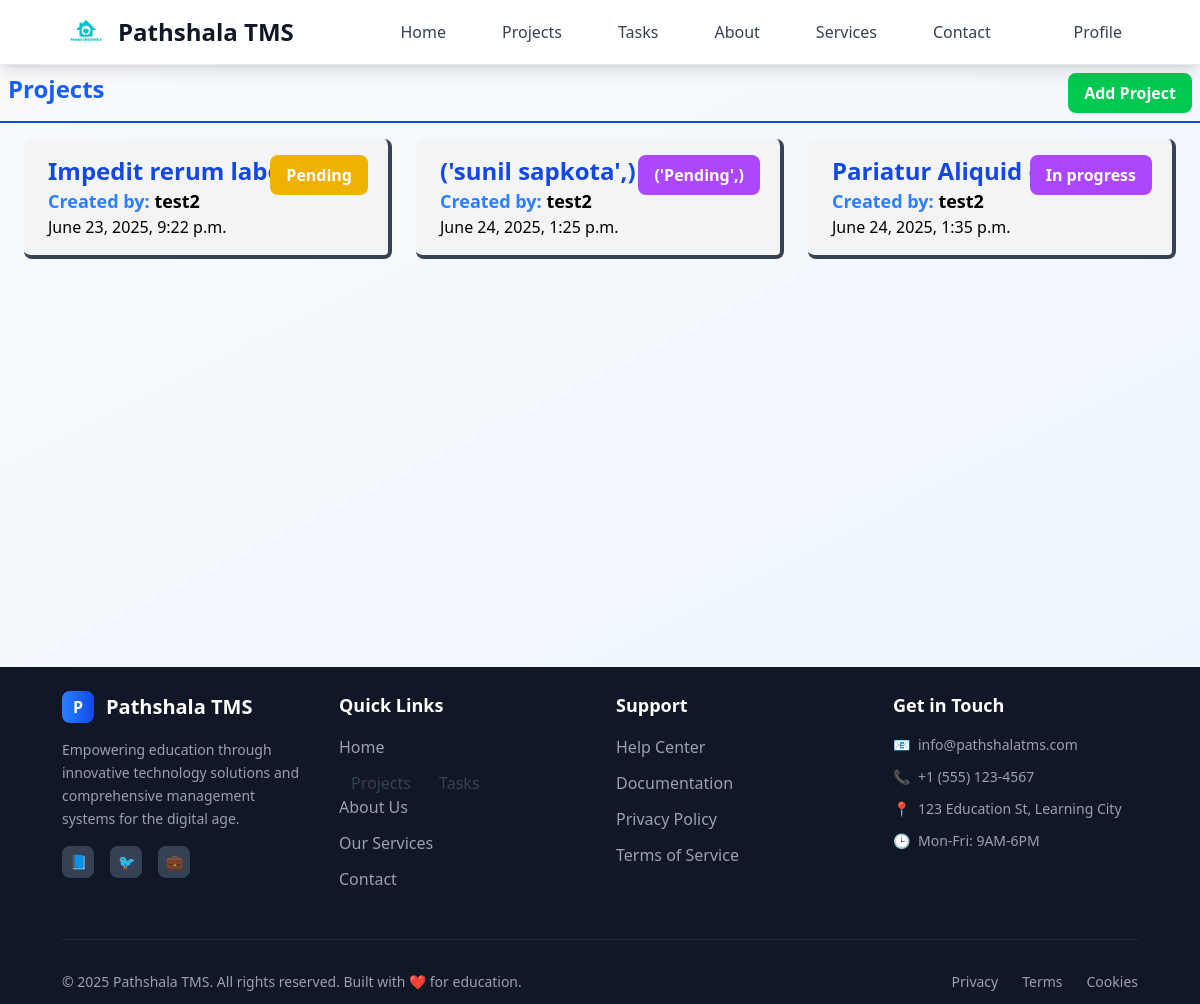
The page /employer/projects (signed in) on the database as committed earlier.
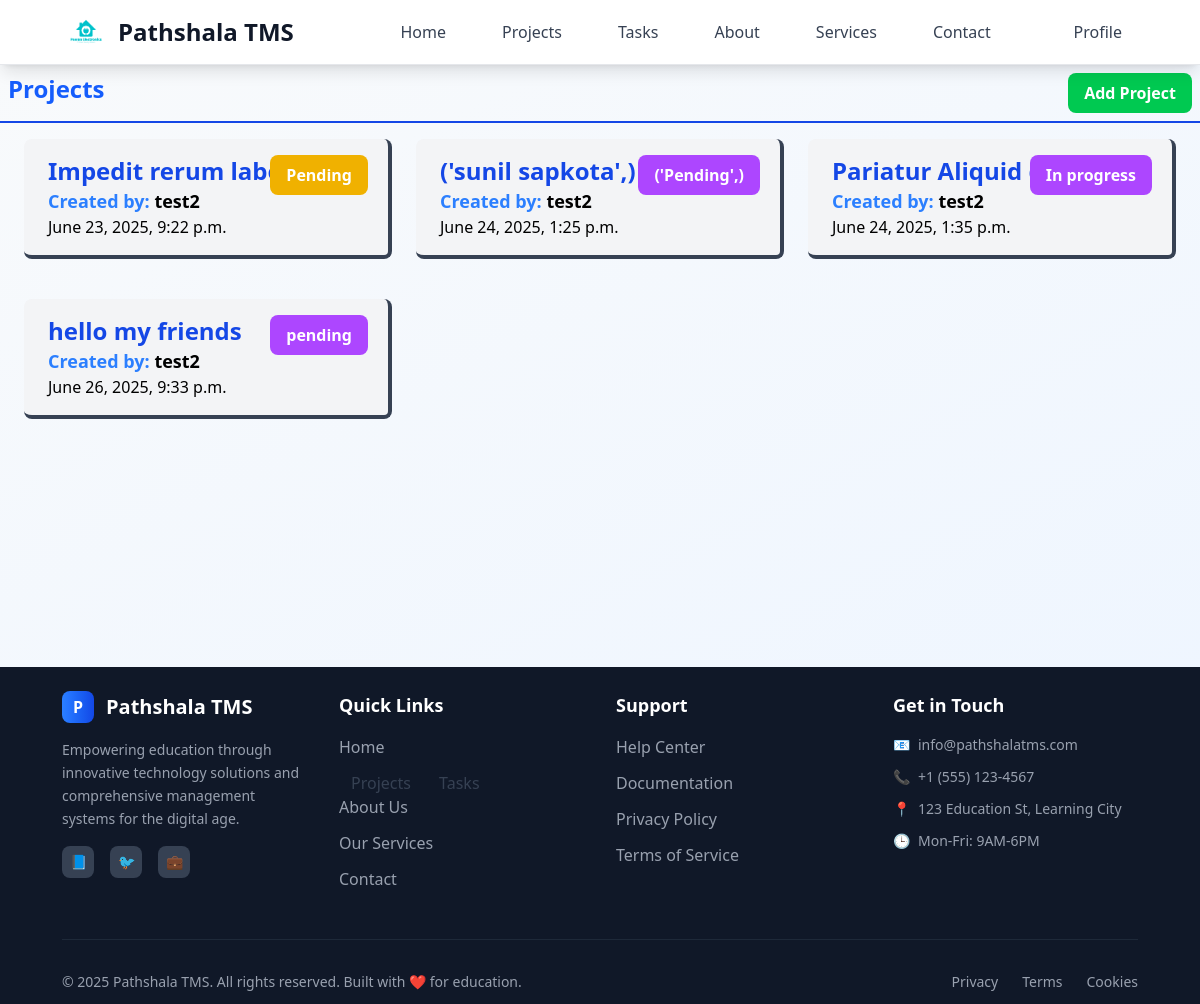
The same page on the database as committed later.
### projects/models.py (models this page shows, shortened)
class Project(models.Model):
    class StatusOption(models.TextChoices):
        PENDING="Pending","Pending"
        IN_PROGRESS= "In progress","In progress"
        COMPLETED="Completed","completed"
        CANCELED= "Canceled","canceled"
    title=models.CharField(max_length=25)
    description=models.TextField( max_length=50 ,blank=True )
    user=models.ForeignKey(User,on_delete=models.CASCADE)
    created_at=models.DateTimeField( editable=False, auto_now_add=True)
    status=models.CharField(choices=StatusOption,default=StatusOption.PENDING)
    update_at=models.DateTimeField( auto_now=True, null=True, blank=True,editable=False)

### projects/views.py (the view)
# urls.py: path('projects',employerProjects),
@login_required(login_url="/login")
def employerProjects(request):
    role=request.user.profile.role
    projects=Project.objects.filter(user=request.user)
    if role=="employer":
        return render (request,"pages/employer/project/project_page.html",{"projects":projects})
    else:
        return redirect('/emplyee/projects')

### templates/pages/employer/project/project_page.html (shortened to what this page needs)
{% extends 'layouts/main.html' %} {% block content %}
<div class="flex flex-col">
  <div class="flex p-2 mb-2 justify-between border-b-2 border-blue-700">
    <h1 class="text-blue-600 text-center text-2xl font-bold">Projects</h1>
    <div class="flex ms-auto">
      <a
        class="px-4 py-2 rounded-lg bg-green-500 text-white font-bold"
        href="/employer/register_project"
        >Add Project</a
      >
    </div>
  </div>
  {%if projects%}
  <div class="grid grid-cols-1 md:grid-cols-2 lg:grid-cols-3 gap-6 mx-6">
    {% for project in projects %}
    <a href="/employer/project_details/{{project.id}}">
      <div
        class="relative bg-gray-100 hover:bg-gray-200 hover:scale-[102%] transition:ease-in-out duration-300 border-b-4 border-r-4 border-gray-700 rounded-lg py-4 px-6 my-2"
      >
        <div>
          <div class="text-2xl font-bold text-blue-700">
            {{ project.title }}
          </div>
        </div>
        <span
          class="{% if project.status == 'Active' %}bg-blue-500 {% elif project.status == 'Completed' %}bg-green-500 {% elif project.status == 'Pending' %}bg-yellow-500 {% elif project.status == 'In Progress' %}bg-blue-500 {% else %}bg-purple-500 {% endif %} absolute top-0 right-5 z-5 px-4 py-2 rounded-lg text-white font-bold my-4"
        >
          {{ project.status }}
        </span>
        <div class="text-lg font-semibold">
          <span class="text-blue-500">Created by: </span>{{ project.user }}
        </div>
        <div>{{ project.created_at }}</div>
      </div>
    </a>
    {% endfor %}
  </div>
  {%endif%}
</div>
{% endblock %}

Rows that differ between the two databases and show on the page:
added Project: title "hello my friends", status "pending", user "test2", created_at "June 26, 2025, 9:33 p.m."
